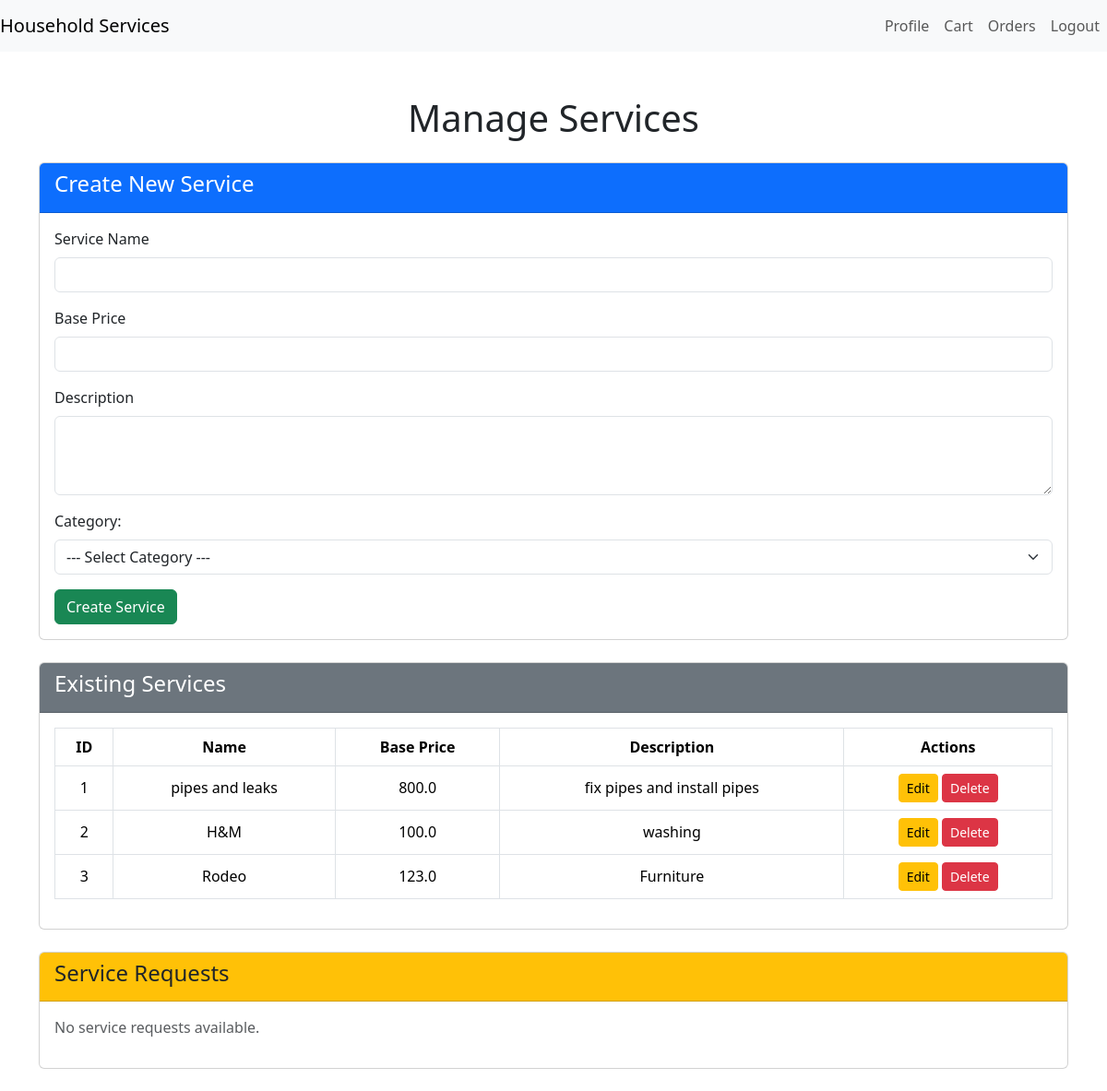
The page /admin/services (signed in) on the database its author committed.
### models.py (models this page shows)
class Service(db.Model):
    id = db.Column(db.Integer, primary_key=True)
    base_price = db.Column(db.Float, nullable=False)
    name = db.Column(db.String(64), nullable=False)
    description = db.Column(db.String(32), nullable=False)
    time_required = db.Column(db.String(32), nullable=True)
    category_id = db.Column(db.Integer, db.ForeignKey('category.id'), nullable=True)
    category = db.relationship('Category', backref='services')
    ratings = db.Column(db.Integer, nullable=True)

### routes.py (the view, shortened to what this page needs)
@app.route('/admin/services', methods=['GET', 'POST'])
@auth_required
def AdminServices():
    user = Customer.query.get(session['user_id'])
    services = Service.query.all()
    professionals = Professional.query.filter_by(status='pending').all()
    categories = Category.query.all()
    print(f"Professionals: {professionals}")
    return render_template('adminServiceHandling.html',services = services,user = user, professionals=professionals , categories=categories)

### routes.py (called while the page is built)
def auth_required(fnc):
    @wraps(fnc)  # Preserve the original function's metadata
    def inner(*args, **kwargs):
        if 'user_id' in session:
            return fnc(*args, **kwargs)
        if request.endpoint == 'Login' or request.endpoint == 'Register':
            return fnc(*args, **kwargs)
        flash('Please login to continue', 'warning')
        return redirect(url_for('Login'))
    return inner

### templates/adminServiceHandling.html (shortened to what this page needs)
{% extends 'layout.html' %}
{% block content %}
<div class="container mt-5">
    <h1 class="text-center mb-4">Manage Services</h1>
    <div class="card mb-4">
        <div class="card-header bg-primary text-white">
            <h4>Create New Service</h4>
        </div>
        <div class="card-body">
            <form method="POST" action="{{ url_for('AdminServices') }}">
                <div class="mb-3">
                    <label for="name" class="form-label">Service Name</label>
                    <input type="text" class="form-control" id="name" name="name" required>
                </div>
                <div class="mb-3">
                    <label for="base_price" class="form-label">Base Price</label>
                    <input type="number" step="0.01" class="form-control" id="base_price" name="base_price" required>
                </div>
                <div class="mb-3">
                    <label for="description" class="form-label">Description</label>
                    <textarea class="form-control" id="description" name="description" rows="3" required></textarea>
                </div>
                <div class="mb-3">
                    <label for="category_id" class="form-label">Category: </label>
                    <select id="category_id" name="category_id" class="form-select" required>
                        <option value="">--- Select Category ---</option>
                    </select>
                </div>
                <button type="submit" class="btn btn-success">Create Service</button>
            </form>
        </div>
    </div>
<div class="card mb-4">
    <div class="card-header bg-secondary text-white">
        <h4>Existing Services</h4>
    </div>
    <div class="card-body">
        {% if services %}
        <table class="table table-bordered">
            <thead>
                <tr>
                    <th>ID</th>
                    <th>Name</th>
                    <th>Base Price</th>
                    <th>Description</th>
                    <th>Actions</th>
                </tr>
            </thead>
            <tbody>
                {% for service in services %}
                <tr>
                    <td>{{ service.id }}</td>
                    <td>{{ service.name }}</td>
                    <td>{{ service.base_price }}</td>
                    <td>{{ service.description }}</td>
                    <td>
                        <a href="{{ url_for('edit_service', service_id=service.id) }}" class="btn btn-warning btn-sm">Edit</a>
                        <form method="POST" action="{{ url_for('delete_service', service_id=service.id) }}" style="display:inline;">
                            <button type="submit" class="btn btn-danger btn-sm" onclick="return confirm('Are you sure you want to delete this service?')">Delete</button>
                        </form>
                    </td>
                </tr>
                {% endfor %}
            </tbody>
        </table>
        {% else %}
        <p class="text-muted">No services available.</p>
        {% endif %}
    </div>
</div>
    <div class="card mb-4">
        <div class="card-header bg-warning text-dark">
            <h4>Service Requests</h4>
        </div>
        <div class="card-body">
            {% if service_requests %}
            <table class="table table-bordered">
                <thead>
                    <tr>
                        <th>ID</th>
                        <th>Customer Name</th>
                        <th>Service Type</th>
                        <th>Requested Date</th>
                        <th>Status</th>
                        <th>Assigned Professional</th>
                    </tr>
                </thead>
                <tbody>
                    {% for request in service_requests %}
                    <tr>
                        <td>{{ request.id }}</td>
                        <td>{{ request.customer.name }}</td>
                        <td>{{ request.service_type }}</td>
                        <td>{{ request.requested_date }}</td>
                        <td>{{ request.status }}</td>
                        <td>
                            {% if request.professional %}
                            {{ request.professional.name }}
                            {% else %}
                            <em>Not Assigned</em>
                            {% endif %}
                        </td>
                    </tr>
                    {% endfor %}
                </tbody>
            </table>
            {% else %}
            <p class="text-muted">No service requests available.</p>
            {% endif %}
        </div>
    </div>
{% endblock %}

### templates/adminServiceHandling.html (style rules this page uses)
.card-header { font-weight: bold; }
.table th, .table td { text-align: center; vertical-align: middle; }

### rows shown on the page
Service: id "1", name "pipes and leaks", base_price "800.0", description "fix pipes and install pipes"
Service: id "2", name "H&M", base_price "100.0", description "washing"
Service: id "3", name "Rodeo", base_price "123.0", description "Furniture"
